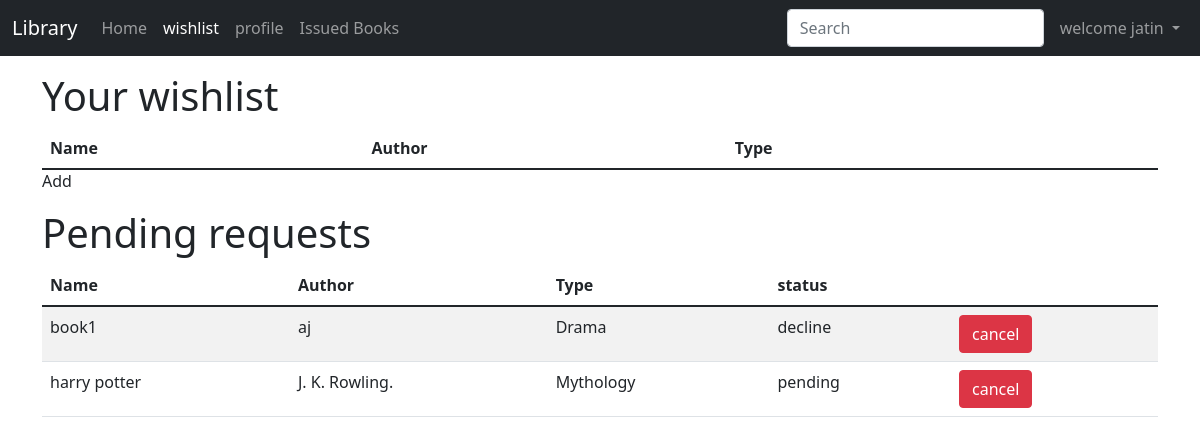
The page /student/wishList/ (signed in) on the database its author committed.
### home/models.py (models this page shows, shortened)
class myUser(AbstractUser):
    userTypes=[
        ('teacher','teacher'),
        ('student','student')
    ]
    userType=models.CharField(
        max_length=7,
        choices=userTypes,
        default='student'
        )

class BOOK(models.Model):
    book_id=models.AutoField(primary_key=True)
    name=models.CharField(max_length=50)
    author=models.CharField(max_length=50)
    genre=models.CharField(max_length=50)
    genres = [
        ('Drama', 'Drama'),
        ('Fantasy', 'Fantasy'),
        ('Fiction', 'Fiction'),
        ('Horror', 'Horror'),
        ('Mythology', 'Mythology'),
        ('Mystery','Mystery'),
        ('Science Fiction','Science Fiction')
    ]
    genre = models.CharField(
        max_length=15,
        choices=genres,
        default='Drama',
    )
    statusValue=[
        ('available','available'),
        ('not available','not available')
    ]
    status=models.CharField(max_length=13,choices=statusValue,default='available')

### student/models.py (models this page shows, shortened)
class bookRequest(models.Model):
    request_id=models.AutoField(primary_key=True)
    user=models.ForeignKey(myUser,null=True,on_delete=models.CASCADE)
    book=models.ForeignKey(BOOK,null=True,on_delete=models.CASCADE)
    types=[
        ('issue','issue'),
        ('extend','extend')
    ]
    type=models.CharField(max_length=6,choices=types,default='issue')
    responses=[
        ('accept','accept'),
        ('pending','pending'),
        ('decline','decline')
    ]
    response=models.CharField(max_length=7,choices=responses,default='pending')
    issue_id=models.CharField(max_length=100, default='')

### student/views.py (the view)
# urls.py: path('wishList/',views.wishList,name='wishList'),
@login_required
def wishList(request):
    if request.user.userType!='student':
        return redirect('/')
    user=myUser.objects.filter(username="try3@gmail.com")
    book_requests=bookRequest.objects.filter(user=request.user)
    return render(request,'student/wishlist.html',{'user':user,'book_requests':book_requests})

### templates/student/wishlist.html (shortened to what this page needs)
{% extends 'student/base1.html' %}
{% block wishListActive %}active{% endblock wishListActive %}
{% block body %}
<div class="container">
    <div id="table" class="my-3">
        <h1>Your wishlist</h1>
        <table class="table table-striped table-hover">
            <thead>
                <tr>
                    <th scope="col">Name</th>
                    <th scope="col">Author</th>
                    <th scope="col">Type</th>
                    <th scope="col"></th>
                    <th scope="col"></th>
                </tr>
            </thead>
            <tbody id='tableBody'>
            </tbody>
        </table>
    </div>
</div>
{% if book_requests|length > 0  %}
<div class="container">
    <div id="table" class="my-3">
        <h1>Pending requests</h1>
        <table class="table table-striped table-hover">
            <thead>
                <tr>
                    <th scope="col">Name</th>
                    <th scope="col">Author</th>
                    <th scope="col">Type</th>
                    <th scope="col">status</th>
                    <th scope="col"></th>
                </tr>
            </thead>
            <tbody>
                {% for req in book_requests %}
                {% if req.response != 'accept' %}
                <tr>
                    <td>{{req.book.name}}</td>
                    <td>{{req.book.author}}</td>
                    <td>{{req.book.genre}}</td>
                    <td>{{req.response}}</td>
                    <td><form method="post" action="deleteRequest/">
                    <button type="submit" class="btn btn-danger">cancel</button>
                    </form></td>
                    </tr>
                {% endif %}
                {% endfor %}
            </tbody>
        </table>
    </div>
</div>
{% endif %}
{% endblock body %}

### templates/student/base1.html (shortened to what this page needs)
<!doctype html>
<html lang="en">
<head>
    <link href="https://cdn.jsdelivr.net/npm/bootstrap@5.1.1/dist/css/bootstrap.min.css" rel="stylesheet"
>
</head>
<body>
    <nav class="navbar navbar-expand-lg navbar-dark bg-dark">
        <div class="container-fluid">
            <a class="navbar-brand" href="#">Library</a>
            <div class="collapse navbar-collapse" id="navbarSupportedContent">
                <ul class="navbar-nav me-auto mb-2 mb-lg-0">
                    <li class="nav-item">
                        <a class="nav-link {% block homeActive %}{% endblock homeActive %}" aria-current="page" href="/student">Home</a>
                    </li>
                    <li class="nav-item">
                        <a class="nav-link {% block wishListActive %}{% endblock wishListActive %}" aria-current="page" href={% url 'wishList' %}>wishlist</a>
                    </li>
                    <li class="nav-item">
                        <a class="nav-link {% block profileActive %}{% endblock profileActive %}" aria-current="page" href={% url 'profile' %}>profile</a>
                    </li>
                    <li class="nav-item">
                        <a class="nav-link {% block issuedActive %}{% endblock issuedActive %}" aria-current="page" href={% url 'issued' %}>Issued Books</a>
                    </li>
                </ul>
                <form class="d-flex">
                    <input class="form-control me-2" type="search" id="myInput" onkeyup='search()'
                        placeholder="Search" aria-label="Search">
                </form>
                <ul class="navbar-nav ml-auto mb-2 mb-lg-0">
                    <li class="nav-item dropdown">
                        <a class="nav-link dropdown-toggle" href="#" id="navbarDropdown" role="button"
                            data-bs-toggle="dropdown" aria-expanded="false">
                            welcome {{request.user.first_name}}
                        </a>
                    </li>
                </ul>
            </div>
        </div>
    </nav>
    {% block body %} {% endblock body %}
</body>
</html>

### rows shown on the page
myUser: user.first_name "jatin"
bookRequest: book.name "book1", book.author "aj", book.genre "Drama", response "decline"
bookRequest: book.name "harry potter", book.author "J. K. Rowling.", book.genre "Mythology", response "pending"
